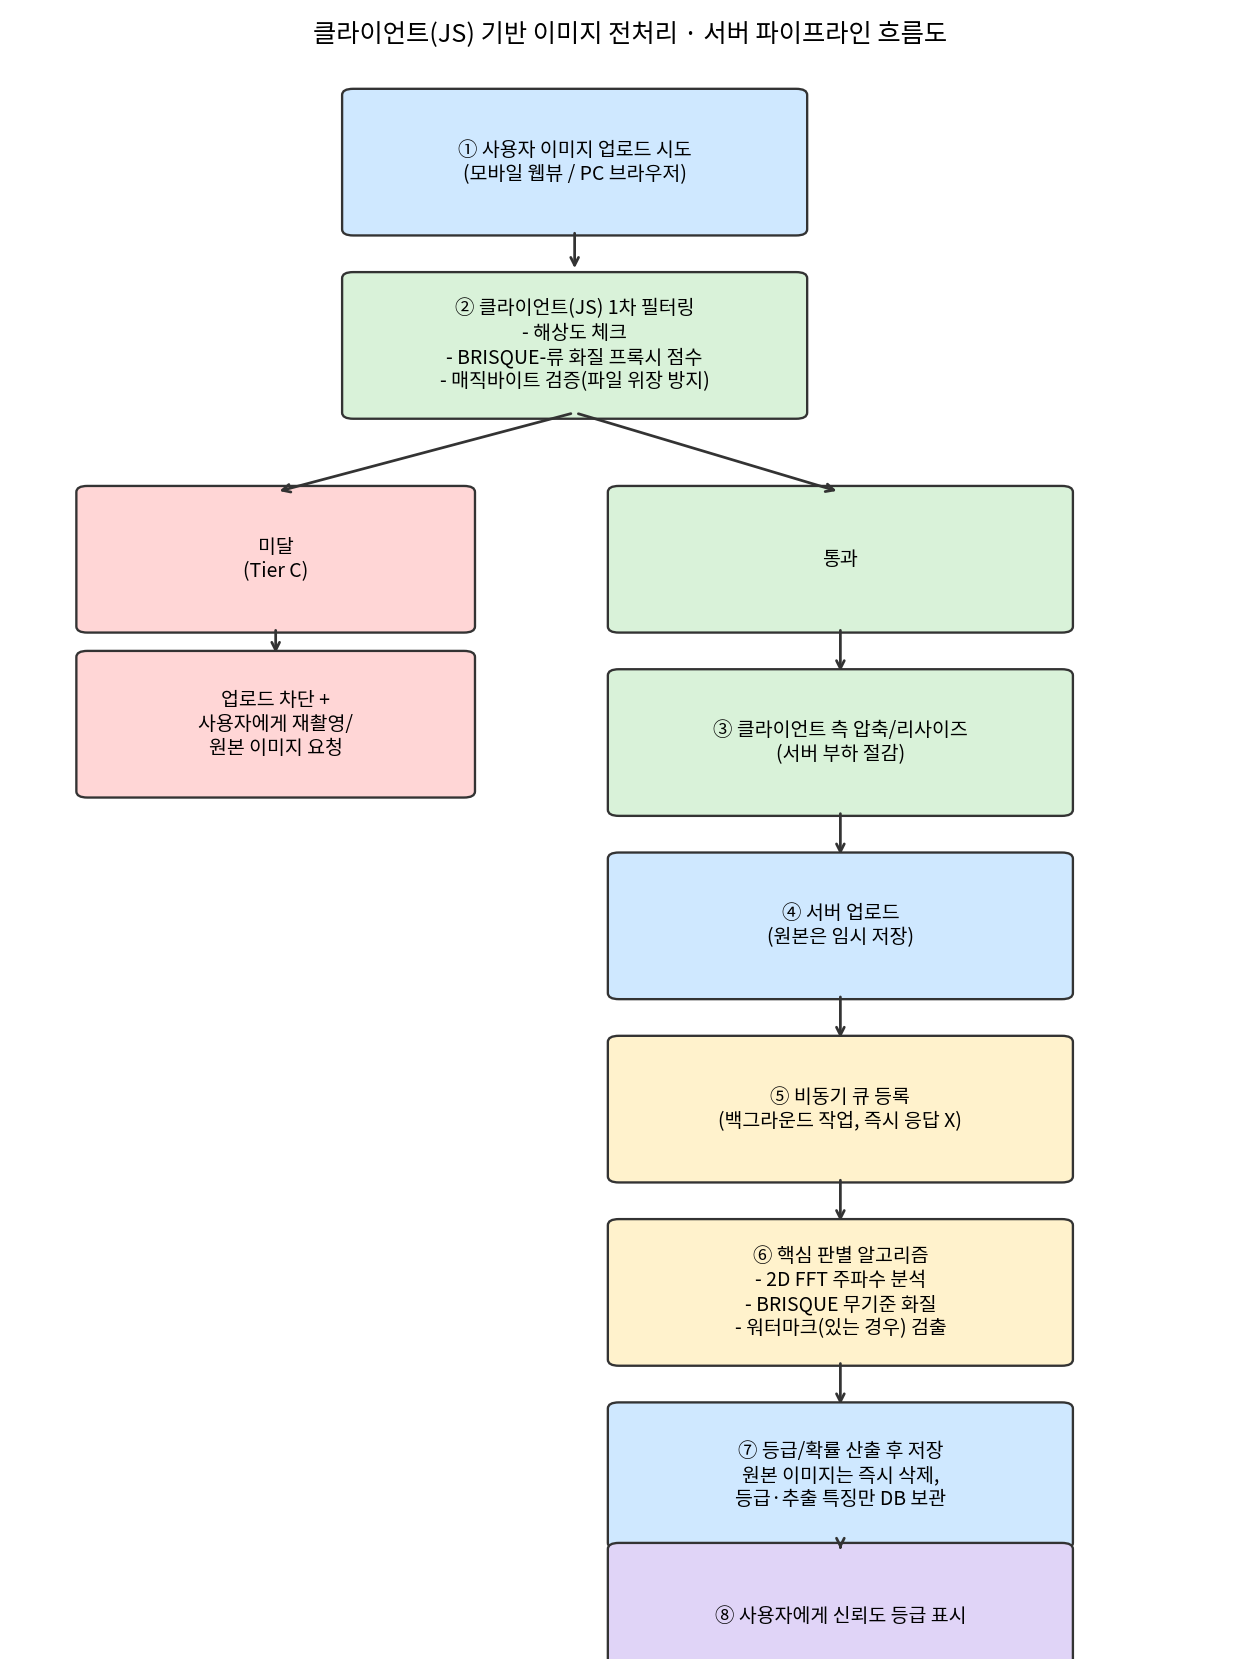

The script that saved this image:
import matplotlib
matplotlib.use("Agg")
import matplotlib.font_manager as fm
import matplotlib.pyplot as plt
import matplotlib.patches as patches

# (윈도우는 폰트 파일 경로 지정 불필요)
plt.rcParams['font.family'] = 'Malgun Gothic'
plt.rcParams['axes.unicode_minus'] = False

fig, ax = plt.subplots(figsize=(9, 12))
ax.set_xlim(0, 11)
ax.set_ylim(0, 26)
ax.axis("off")

boxes = [
    (5, 24.5, "① 사용자 이미지 업로드 시도\n(모바일 웹뷰 / PC 브라우저)", "#cfe8ff"),
    (5, 21.5, "② 클라이언트(JS) 1차 필터링\n- 해상도 체크\n- BRISQUE-류 화질 프록시 점수\n- 매직바이트 검증(파일 위장 방지)", "#d9f2d9"),
    (2.3, 18, "미달\n(Tier C)", "#ffd6d6"),
    (7.4, 18, "통과", "#d9f2d9"),
    (2.3, 15.3, "업로드 차단 +\n사용자에게 재촬영/\n원본 이미지 요청", "#ffd6d6"),
    (7.4, 15, "③ 클라이언트 측 압축/리사이즈\n(서버 부하 절감)", "#d9f2d9"),
    (7.4, 12, "④ 서버 업로드\n(원본은 임시 저장)", "#cfe8ff"),
    (7.4, 9, "⑤ 비동기 큐 등록\n(백그라운드 작업, 즉시 응답 X)", "#fff2cc"),
    (7.4, 6, "⑥ 핵심 판별 알고리즘\n- 2D FFT 주파수 분석\n- BRISQUE 무기준 화질\n- 워터마크(있는 경우) 검출", "#fff2cc"),
    (7.4, 3, "⑦ 등급/확률 산출 후 저장\n원본 이미지는 즉시 삭제,\n등급·추출 특징만 DB 보관", "#cfe8ff"),
    (7.4, 0.7, "⑧ 사용자에게 신뢰도 등급 표시", "#e0d4f7"),
]

for x, y, text, color in boxes:
    w = 4.0 if x != 2.3 else 3.4
    rect = patches.FancyBboxPatch((x-w/2, y-1.1), w, 2.2, boxstyle="round,pad=0.1",
                                    linewidth=1.2, edgecolor="#333333", facecolor=color)
    ax.add_patch(rect)
    ax.text(x, y, text, ha="center", va="center", fontsize=10)

arrows = [
    (5,23.4,5,22.7),
    (5,20.4,2.3,19.1),
    (5,20.4,7.4,19.1),
    (2.3,16.9,2.3,16.4),
    (7.4,16.9,7.4,16.1),
    (7.4,13.9,7.4,13.1),
    (7.4,10.9,7.4,10.1),
    (7.4,7.9,7.4,7.1),
    (7.4,4.9,7.4,4.1),
    (7.4,1.9,7.4,1.8),
]
for x1,y1,x2,y2 in arrows:
    ax.annotate("", xy=(x2,y2), xytext=(x1,y1),
                arrowprops=dict(arrowstyle="->", lw=1.4, color="#333333"))

ax.set_title("클라이언트(JS) 기반 이미지 전처리 · 서버 파이프라인 흐름도", fontsize=13, pad=15)
plt.tight_layout()
path = "/sessions/awesome-dazzling-mccarthy/mnt/outputs/practice/client_js_flow.png"
plt.savefig(path, dpi=140)
plt.close()
print("saved:", path)
